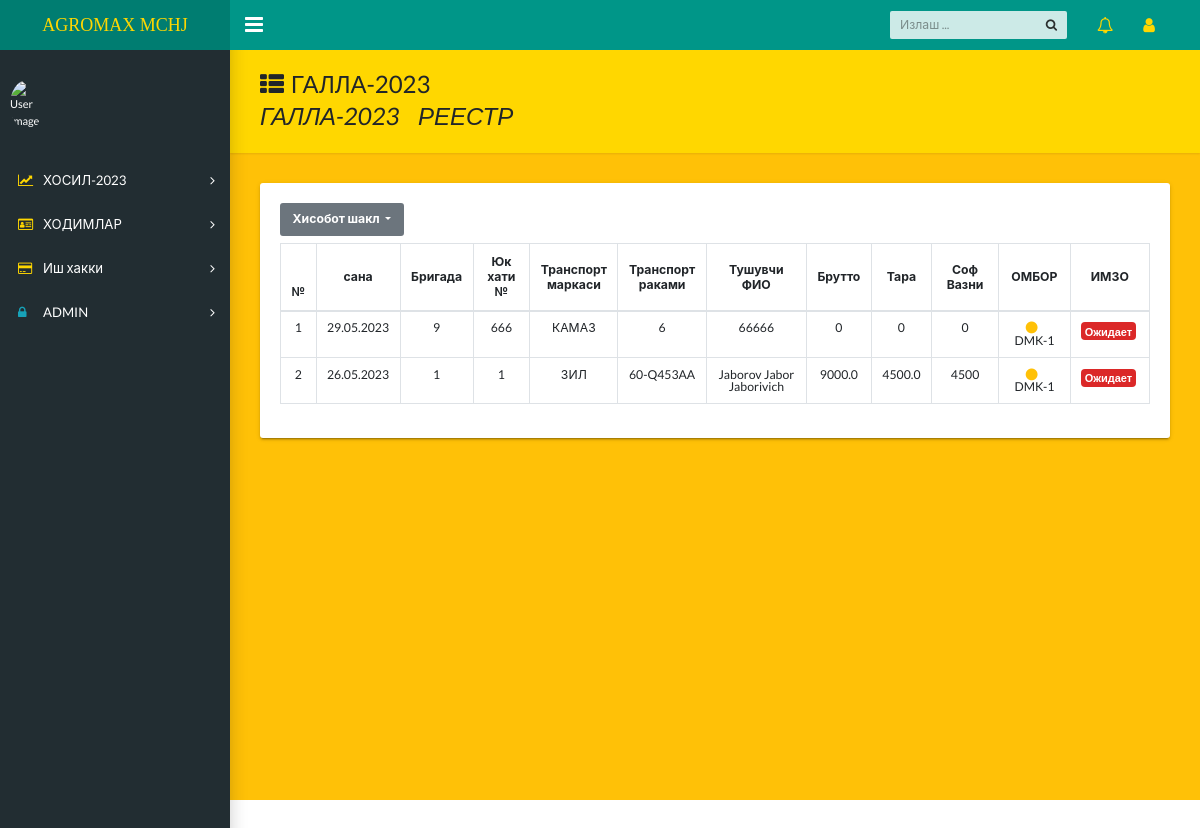
/stop/, run on the app's committed database.
### homes/models.py (models this page shows, shortened)
class Galla(models.Model):
    sender=models.ForeignKey(User,on_delete=models.CASCADE,null=True,blank=True)
    date=models.DateField()
    brigada=models.ForeignKey('GBrigada',on_delete=models.PROTECT)
    ombor=models.ForeignKey("OmborG",on_delete=models.CASCADE)
    yuk_num=models.CharField(max_length=3)
    tr_marka=models.CharField(max_length=20,choices=tr_marka)
    tr_num=models.CharField(max_length=20)
    tr_name=models.CharField(max_length=30)
    imzo=models.BooleanField(default=False)
    brutto=models.FloatField(null=True,blank=True)
    tara=models.FloatField(null=True,blank=True)
    sofVazn=models.IntegerField(blank=True,null=True,default=0)

### login/views.py (the view)
# urls.py: path('stop/',stop,name='stop'),
def stop(request):
    res=Galla.objects.filter(imzo=False).order_by('-id').values('date','brigada','brutto','tara','ombor__name','yuk_num','tr_num','tr_marka','tr_name','imzo','sofVazn')
    context={'res':res}
    return render(request,'homes/restr.html',context)

### templates/homes/restr.html (shortened to what this page needs)
{% extends 'homes/dashboard.html' %}
{% block content %}
<main class="app-content bg-warning">
    <div class="app-title" style="background-color: gold;">
      <div>
        <h1><i class="fa fa-th-list pr-2"></i>ГАЛЛА-2023
        <p>ГАЛЛА-2023&nbsp;&nbsp;&nbsp; РЕЕСТР</p>
      </div>
    </div>
    <div class="row" >
      <div class="col-md-12">
        <div class="tile" >
          <div class="tile-body">
            <div class="table-responsive">
                {% include 'homes/reestr-inc.html' %}
              </div>
          </div>
        </div>
      </div>
    </div>
  </main>
{% endblock %}

### templates/homes/reestr-inc.html
{% include 'homes/dropdown.html' %}
<table class="table table-bordered" style="line-height:12px ;">
    <thead class="text-center" style="font-weight:900 ; line-height: 15px;">
    <tr >
        <th>№</th>
        <th class="align-middle">сана</th>
        <th class="align-middle">Бригада</th>
        <th class="align-middle">Юк хати <br> №</th>
        <th class="align-middle">Транспорт <br> маркаси</th>
        <th class="align-middle">Транспорт <br> раками</th>
        <th class="align-middle">Тушувчи <br>ФИО</th>
        <th class="align-middle">Брутто</th>
        <th class="align-middle">Тара</th>
        <th scope="col"  class="align-middle">Соф Вазни</th>
        <th class="align-middle">ОМБОР</th>
        <th class="align-middle">ИМЗО</th>
    </tr>
    </thead>
    <tbody class="text-center">
    {% for i in res %}
    <tr>
        <td>{{forloop.counter}}</td>
        <td>{{i.date|date:"d.m.Y"}}</td>
        <td>{{i.brigada}}</td>
        <td>{{i.yuk_num}}</td>
        <td>{{i.tr_marka}}</td>
        <td>{{i.tr_num}}</td>
        <td>{{i.tr_name}}</td>
        <td>{{i.brutto|default_if_none:"0"}}</td>
        <td>{{i.tara|default_if_none:"0"}}</td>
        <td>{{i.sofVazn|default_if_none:"0"}}</td>
        {% if i.ombor__name == 'DMK-1' %}
        <td><i class="circle icon text-warning pr-2 "></i>{{i.ombor__name}}</td>
        {% elif i.ombor__name == 'DMK-2'  %}
        <td><i class="circle icon text-success pr-2 "></i>{{i.ombor__name}}</td>
        {% elif i.ombor__name == 'ZAVOD' %}
        <td><i class="circle icon text-danger pr-2 "></i>{{i.ombor__name}}</td>
        {% endif %}
        {% if i.imzo %}
        <td class="text-center"><button class="ui primary button mini p-1">Подтверждён</button></td>
        {% else %}
        <td class="text-center"><button class="ui red button mini p-1">Ожидает</button></td>
        {% endif %}
    </tr>
    {% endfor %}
    </tbody>
  </table>

### data on the page
Galla: date "29.05.2023", brigada "9", yuk_num "666", tr_marka "КАМАЗ", tr_num "6", tr_name "66666", brutto "0", tara "0", sofVazn "0", ombor__name "DMK-1"
Galla: date "26.05.2023", brigada "1", yuk_num "1", tr_marka "ЗИЛ", tr_num "60-Q453AA", tr_name "Jaborov Jabor Jaborivich", brutto "9000.0", tara "4500.0", sofVazn "4500", ombor__name "DMK-1"
